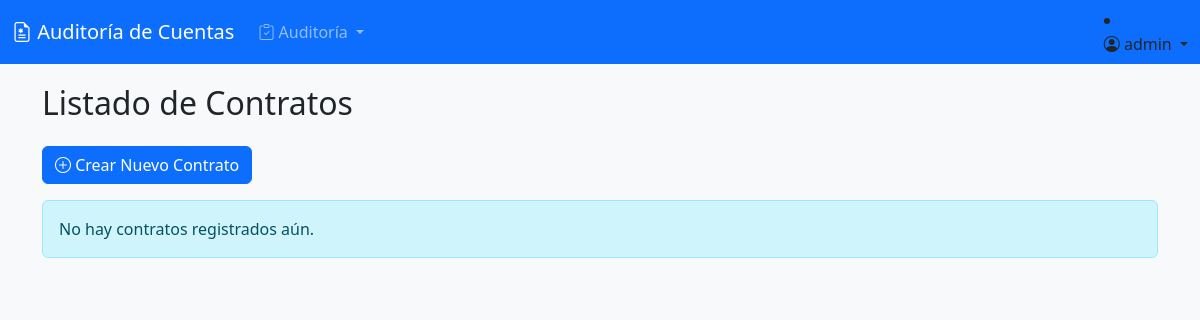
/facturacion/contratos/ (signed in), run on an earlier commit of the app's database.
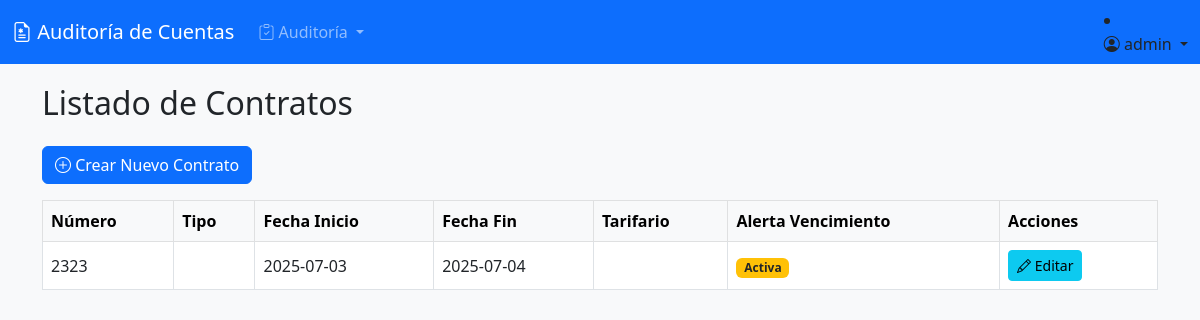
And on a later commit of the database.
### facturacion/models.py (models this page shows, shortened)
class Contrato(models.Model):
    numero = models.CharField(max_length=50)
    vigencia = models.IntegerField(blank=True, null=True, help_text="Año de vigencia del contrato")
    TIPO_CONTRATO_CHOICES = [
        ('Contrato', 'Con Contrato'),
        ('Sin Contrato', 'Sin Contrato'),
    ]
    tipo_contrato = models.CharField(max_length=20, choices=TIPO_CONTRATO_CHOICES, blank=True, null=True)
    valor = models.DecimalField(max_digits=15, decimal_places=2, blank=True, null=True)
    ips = models.ForeignKey(
        'accounts.Profile',
        on_delete=models.SET_NULL,
        null=True,
        blank=True,
        related_name='contratos_ips',
        limit_choices_to={'role': 'IPS'},
        help_text="IPS asociada a este contrato"
    )
    objeto = models.TextField(blank=True, null=True, help_text="Objeto o descripción del contrato")
    fecha_inicio = models.DateField(blank=True, null=True)
    fecha_fin = models.DateField(blank=True, null=True)
    supervisor = models.CharField(max_length=255, blank=True, null=True, help_text="Nombre del supervisor del contrato")
    FORMA_PAGO_CHOICES = [
        ('10A - 30PP 60 sp', '10A - 30PP 60 sp'),
    ]
    forma_pago = models.CharField(max_length=50, choices=FORMA_PAGO_CHOICES, blank=True, null=True)
    fecha_liquidacion = models.DateField(blank=True, null=True)
    fecha_conciliacion = models.DateField(blank=True, null=True)
    fecha_presupuesto = models.DateField(blank=True, null=True)
    servicios_cubiertos = models.TextField(blank=True, null=True)
    tarifario_adjunto = models.FileField(upload_to='tarifarios/', blank=True, null=True, help_text="Adjunto del tarifario general asociado a este contrato")
    condiciones_pago = models.TextField(blank=True, null=True)
    adjunto = models.FileField(upload_to='contratos/', blank=True, null=True, help_text="Adjunto del contrato completo")
    alerta_vencimiento = models.BooleanField(default=False)

### facturacion/views.py (the view)
# urls.py: path('contratos/', contrato_list, name='contrato_list'),
@login_required
def contrato_list(request):
    contratos = Contrato.objects.all().order_by('-fecha_inicio')
    return render(request, 'facturacion/contrato_list.html', {'contratos': contratos})

### templates/facturacion/contrato_list.html (shortened to what this page needs)
{% extends 'base.html' %}
{% block content %}
<h2 class="mb-4">Listado de Contratos</h2>
<a href="{% url 'facturacion:contrato_create' %}" class="btn btn-primary mb-3"><i class="bi bi-plus-circle"></i> Crear Nuevo Contrato</a>
{% if contratos %}
    <div class="table-responsive">
        <table class="table table-bordered table-hover align-middle">
            <thead class="table-light">
                <tr>
                    <th>Número</th>
                    <th>Tipo</th>
                    <th>Fecha Inicio</th>
                    <th>Fecha Fin</th>
                    <th>Tarifario</th>
                    <th>Alerta Vencimiento</th>
                    <th>Acciones</th>
                </tr>
            </thead>
            <tbody>
                {% for contrato in contratos %}
                    <tr>
                        <td>{{ contrato.numero }}</td>
                        <td>{{ contrato.tipo }}</td>
                        <td>{{ contrato.fecha_inicio|date:"Y-m-d" }}</td>
                        <td>{{ contrato.fecha_fin|date:"Y-m-d" }}</td>
                        <td>{{ contrato.tarifario }}</td>
                        <td>
                            {% if contrato.alerta_vencimiento %}
                                <span class="badge bg-warning text-dark">Activa</span>
                            {% else %}
                                <span class="badge bg-secondary">Inactiva</span>
                            {% endif %}
                        </td>
                        <td>
                            <a href="{% url 'facturacion:contrato_update' pk=contrato.pk %}" class="btn btn-info btn-sm me-2"><i class="bi bi-pencil"></i> Editar</a>
                        </td>
                    </tr>
                {% endfor %}
            </tbody>
        </table>
    </div>
{% else %}
    <div class="alert alert-info" role="alert">
        No hay contratos registrados aún.
    </div>
{% endif %}
{% endblock %}

What changed in the data, as far as the page shows it:
added Contrato: numero "2323", fecha_inicio "2025-07-03", fecha_fin "2025-07-04", alerta_vencimiento "Activa"
Also different on the page:
text no longer shown: "No hay contratos registrados aún."
text now shown: "Número Tipo Fecha Inicio Fecha Fin Tarifario Alerta Vencimiento Acciones"
